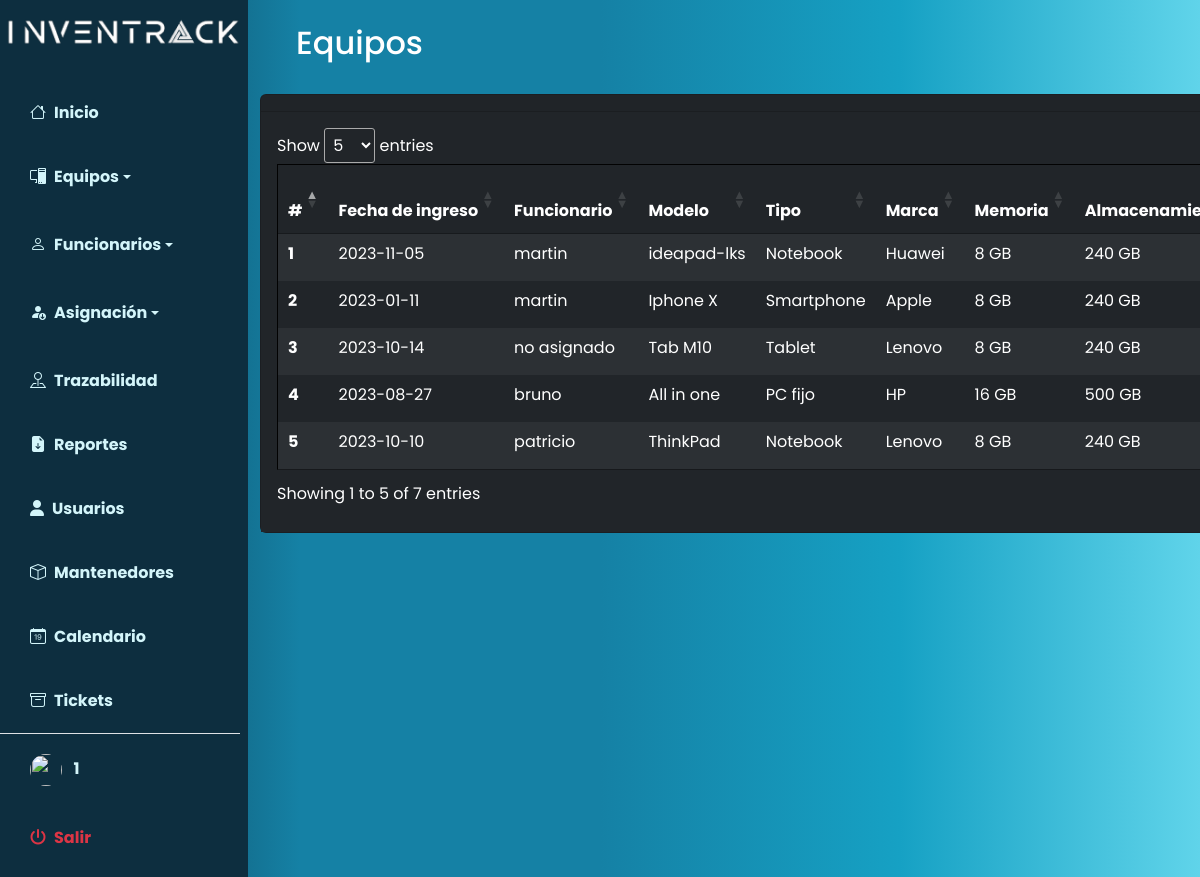
The app's page /index.php?p=equipos/index (signed in) with its own data.
### tables this page shows
CREATE TABLE `equipos` (
  `id` int(10) NOT NULL,
  `fechaIngreso` date DEFAULT NULL,
  `modelo` varchar(50) NOT NULL,
  `tipo_id` int(50) NOT NULL,
  `marca_id` int(10) NOT NULL,
  `memoria_id` int(10) NOT NULL,
  `almacenamiento_id` int(10) NOT NULL,
  `tipoAlmacenamiento_id` int(10) NOT NULL,
  `funcionario_id` int(10) NOT NULL,
  `formaIngreso_id` int(10) NOT NULL,
  `fechaMantencion` date DEFAULT NULL,
  `costo` int(50) NOT NULL
);

CREATE TABLE `funcionarios` (
  `id` int(10) NOT NULL,
  `nombre` varchar(50) NOT NULL,
  `apellido` varchar(50) NOT NULL,
  `email` varchar(50) NOT NULL,
  `establecimiento_id` int(10) NOT NULL,
  `departamento_id` int(10) NOT NULL
);

CREATE TABLE `tipo` (
  `id` int(10) NOT NULL,
  `tipo` varchar(50) NOT NULL
);

CREATE TABLE `marcas` (
  `id` int(10) NOT NULL,
  `marca` varchar(50) NOT NULL
);

CREATE TABLE `memorias` (
  `id` int(10) NOT NULL,
  `memoria` varchar(50) NOT NULL
);

CREATE TABLE `almacenamientos` (
  `id` int(10) NOT NULL,
  `almacenamiento` varchar(50) NOT NULL
);

### index.php (called while the page is built, shortened)
<?php
$pagina = isset($_GET['p']) ? strtolower($_GET['p']) : 'home';
require_once 'includes/header.php';
require_once 'pages/' . $pagina . '.php';
require_once 'includes/footer.php';
?>

### pages/equipos/index.php (the view, shortened to what this page needs)
<?php ob_start();
include("database/auth.php");
$query = "SELECT equipos.*, funcionarios.nombre AS funcionario, tipo.tipo AS nombreOpcion, marcas.marca AS marcas, memorias.memoria AS memorias, almacenamientos.almacenamiento AS almacenamientos, tipoAlmacenamientos.tipoAlmacenamiento AS tipoAlmacenamientos, formaIngresos.formaIngreso AS formaIngresos
FROM equipos
LEFT JOIN funcionarios ON equipos.funcionario_id = funcionarios.id
LEFT JOIN tipo ON equipos.tipo_id = tipo.id
LEFT JOIN marcas ON equipos.marca_id = marcas.id
LEFT JOIN memorias ON equipos.memoria_id = memorias.id
LEFT JOIN almacenamientos ON equipos.almacenamiento_id = almacenamientos.id
LEFT JOIN tipoAlmacenamientos ON equipos.tipoAlmacenamiento_id = tipoAlmacenamientos.id
LEFT JOIN formaIngresos ON equipos.formaIngreso_id = formaIngresos.id
;
";
$result = mysqli_query($connection, $query);
?>
<nav class="navbar navbar-expand-lg navbar-light bg-transparent py-4 px-4">
    <h2 class="fs-2 mx-4 text-white">Equipos</h2>
</nav>
<main class="container-xxl" id="aaaa">
    <div class="row" id="contenedortabla">
        <div class="col-12">
            <div class="card text-bg-dark ">
                <div class="card-header">
                </div>
                <div class="card-body table-responsive text-bg-dark" id="bbbb">
                    <table style="border = 1;" cellpadding=10
                        class="table table-hover table-dark table-striped tableAux dataTables table-borderless"
                        id="tablaEquipos">
                        <thead class="">
                            <tr>
                                <th scope="col">#</th>
                                <th scope="col">Fecha de ingreso</th>
                                <th scope="col">Funcionario</th>
                                <th scope="col">Modelo</th>
                                <th scope="col">Tipo</th>
                                <th scope="col">Marca</th>
                                <th scope="col">Memoria</th>
                                <th scope="col">Almacenamiento</th>
                            </tr>
                        </thead>
                        <tbody>
                            <?php while ($fila = mysqli_fetch_array($result)): ?>
                                <tr>
                                    <th scope="row">
                                        <?= $fila['id'] ?>
                                    </th>
                                    <td>
                                        <?= $fila['fechaIngreso'] ?>
                                    </td>
                                    <td>
                                        <?= $fila['funcionario'] ?>
                                    </td>
                                    <td>
                                        <?= $fila['modelo'] ?>
                                    </td>
                                    <td>
                                        <?= $fila['nombreOpcion'] ?>
                                    </td>
                                    <td>
                                        <?= $fila['marcas'] ?>
                                    </td>
                                    <td>
                                        <?= $fila['memorias'] ?> GB
                                    </td>
                                    <td>
                                        <?= $fila['almacenamientos'] ?> GB
                                    </td>
                                </tr>
                            <?php endwhile; ?>
                        </tbody>
                    </table>
                </div>
            </div>
        </div>
    </div>
</main>

### includes/estilos.css (style rules this page uses)
:root { --main-bg-color: #ffda07; --main-text-color: #eee8e8; --second-text-color: #d3f5fa; --second-bg-color: #7fa897; }
#contenedortabla { position: relative; width: max-content; }
.tableAux { width: 595pt; border: 1px solid #000000ee; }

### includes/header.php (style rules this page uses)
body { font-family: 'Poppins', sans-serif; }

### records on screen
equipos: id "1", fechaIngreso "2023-11-05", funcionario.nombre "martin", modelo "ideapad-lks", tipo.tipo "Notebook", marca.marca "Huawei", memoria.memoria "8", almacenamiento.almacenamiento "240"
equipos: id "2", fechaIngreso "2023-01-11", funcionario.nombre "martin", modelo "Iphone X", tipo.tipo "Smartphone", marca.marca "Apple", memoria.memoria "8", almacenamiento.almacenamiento "240"
equipos: id "3", fechaIngreso "2023-10-14", funcionario.nombre "no asignado", modelo "Tab M10", tipo.tipo "Tablet", marca.marca "Lenovo", memoria.memoria "8", almacenamiento.almacenamiento "240"
equipos: id "4", fechaIngreso "2023-08-27", funcionario.nombre "bruno", modelo "All in one", tipo.tipo "PC fijo", marca.marca "HP", memoria.memoria "16", almacenamiento.almacenamiento "500"
equipos: id "5", fechaIngreso "2023-10-10", funcionario.nombre "patricio", modelo "ThinkPad", tipo.tipo "Notebook", marca.marca "Lenovo", memoria.memoria "8", almacenamiento.almacenamiento "240"

### other values on screen
$_SESSION['username'] "1"
